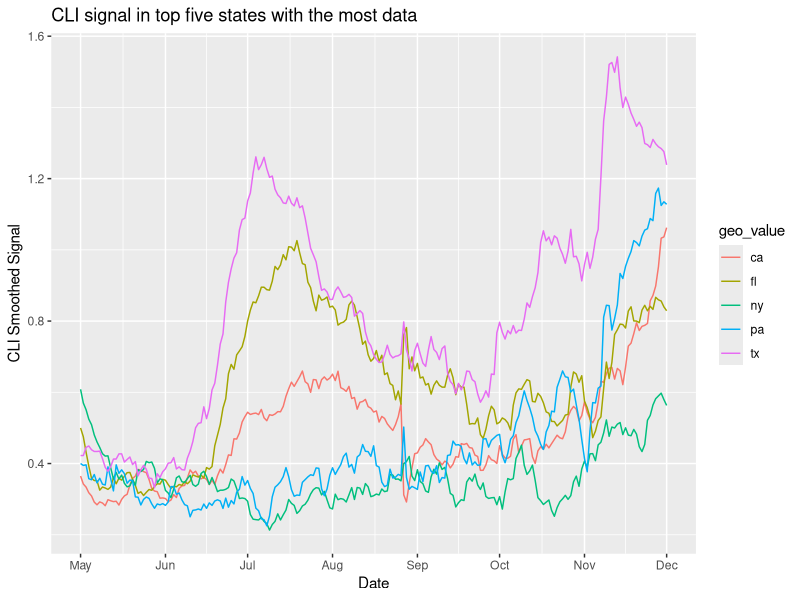
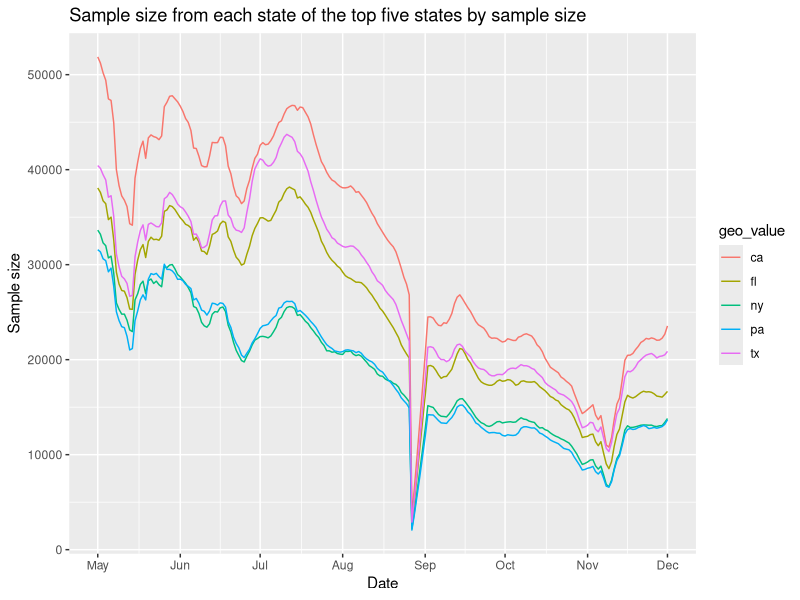

Write R code to recreate these figures, in order.
## ---- chunk 1
# You only ever need to run this once.
install.packages("tidyverse")
## ---- chunk 2
library(dplyr)
library(ggplot2)
## ---- chunk 3
# We're using an excerpt of the COVIDcast dataset. Load the csv into an R dataframe below:
df <- read.csv('covidcast_cli_data.csv')

# cast columns containing dates into date types
df$time_value <- as.Date(df$time_value)
df$issue <- as.Date(df$issue)

df$geo_value <- as.character(df$geo_value)

# In this tutorial we're only looking at the COVID-like Ilness (CLI) signal. 
# If you'd like to play with the entire COVIDcast API, install the package and load the data by uncommenting and running the following commands:

# devtools::install_github("cmu-delphi/covidcast", ref = "main",
#                          subdir = "R-packages/covidcast")  # the covidcast package is not on CRAN yet, so it can be installed using the devtools package:
# library(covidcast)
# df <- suppressMessages(
#   covidcast_signal(data_source = "fb-survey", signal = "smoothed_cli",
#                    start_day = "2020-05-01", end_day = "2020-12-01",
#                    geo_type = "state")
# )

head(df)
## ---- chunk 4
df <- df %>% select(geo_value, time_value, value, stderr, sample_size)

head(df)
## ---- chunk 5
# is there any missing data?
sum(df %>% is.na())  # answer: no

# what's the date range?
min(df$time_value)
max(df$time_value)  # answer: 5/1/20 to 12/1/20

# what are the unique geo values?
df %>% select(geo_value) %>% unique() # answer: 52; includes Puerto Rico (pr) and Washington D.C. (dc) as separate states
## ---- chunk 6
state_sample_sizes <- df %>% 
  group_by(geo_value) %>%
  summarize(total_sample_size = sum(sample_size)) %>%  # compute the sum of sample_sizes for each geo_value
  arrange(-total_sample_size)  # order from greatest total_sample_size to least

state_sample_sizes[1:10,]
## ---- chunk 7
top5 <- (state_sample_sizes[1:5,])$geo_value
print(top5)
## ---- chunk 8
df %>%
  filter(geo_value %in% top5) %>%
  ggplot(aes(x=time_value, y=value, color=geo_value)) +
  geom_line() +
  ggtitle('CLI signal in top five states with the most data') +
  xlab('Date') +
  ylab('CLI Smoothed Signal') +
  scale_x_date(date_labels="%b",date_breaks="1 month")
## ---- chunk 9
df %>%
  filter(geo_value %in% top5) %>%
  ggplot(aes(x=time_value, y=sample_size, color=geo_value)) +
  geom_line() +
  ggtitle('Sample size from each state of the top five states by sample size') +
  xlab('Date') +
  ylab('Sample size') +
  scale_x_date(date_labels="%b",date_breaks="1 month")
